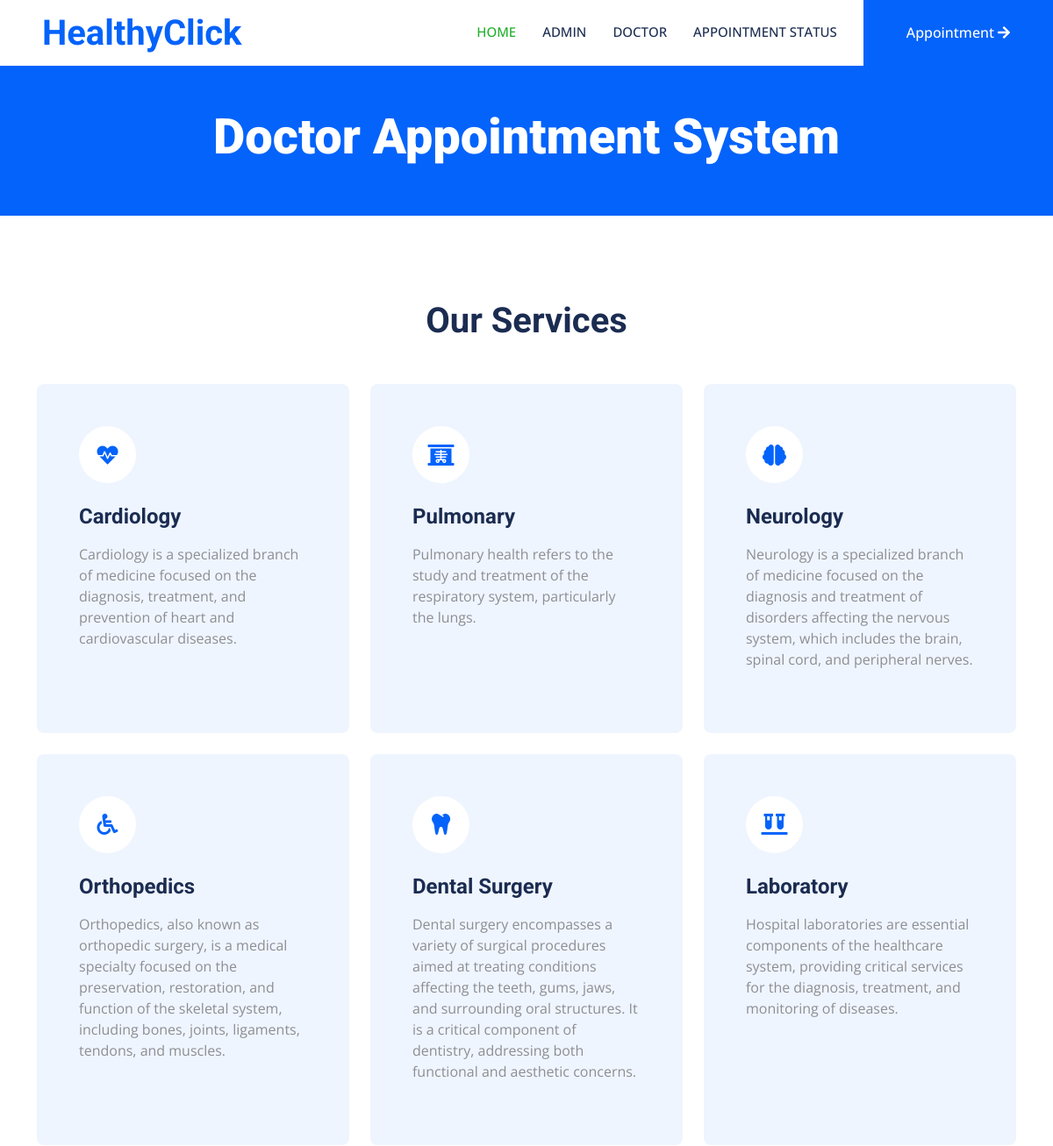
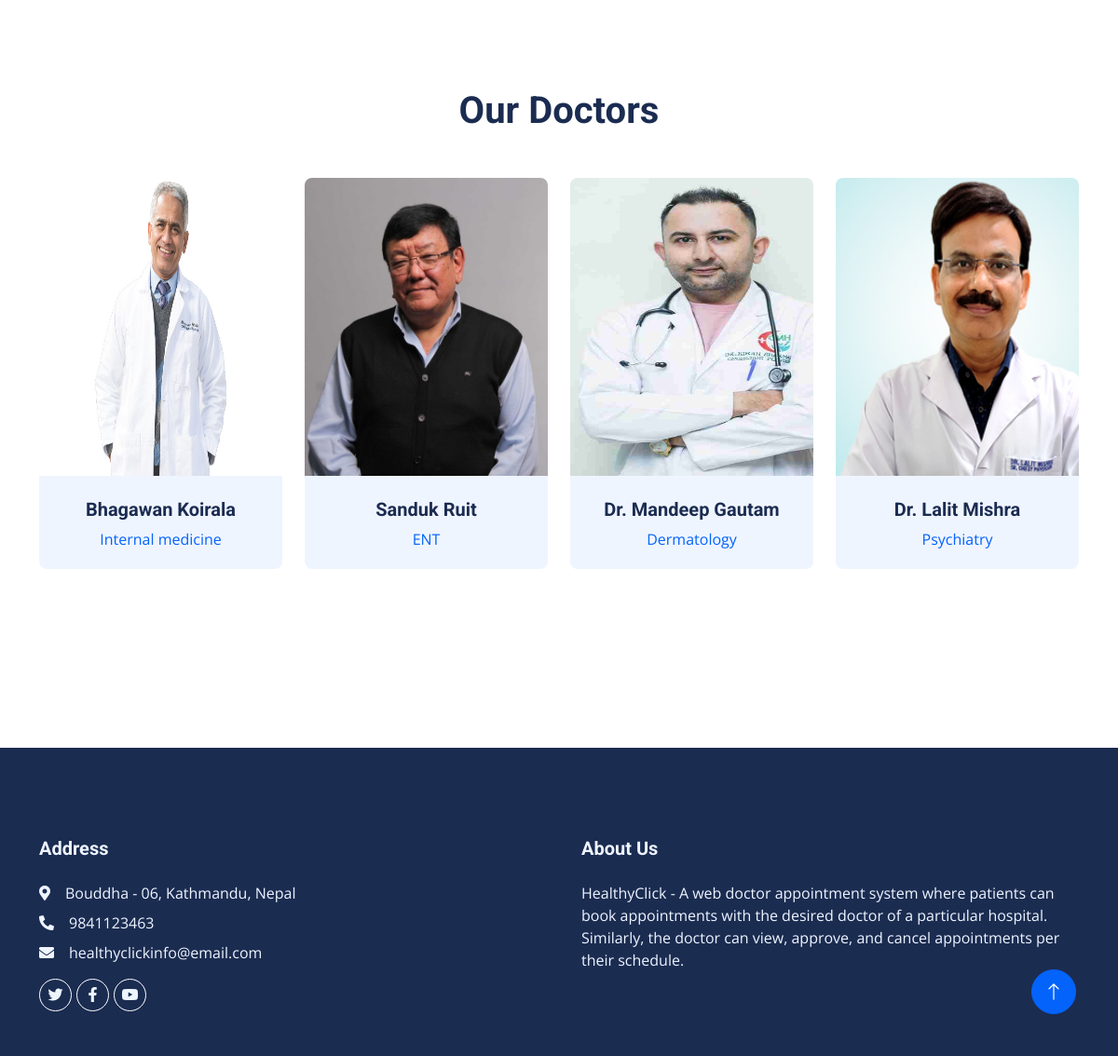
The page / on the database its author committed (2 pictures, top to bottom).
### dasapp/models.py (models this page shows, shortened)
class Page(models.Model):
    pagetitle = models.CharField(max_length=250)
    address = models.CharField(max_length=250)
    aboutus = models.TextField()
    email = models.EmailField(max_length=200)
    mobilenumber = models.IntegerField(default=0)
    created_at = models.DateTimeField(auto_now_add=True)
    updated_at = models.DateTimeField(auto_now=True)

class DoctorReg(models.Model):
    admin = models.OneToOneField(
        CustomUser, on_delete=models.CASCADE, null=True, blank=True
    )
    mobilenumber = models.CharField(max_length=11)
    specialization_id = models.ForeignKey(Specialization, on_delete=models.CASCADE)
    regdate_at = models.DateTimeField(auto_now_add=True)
    updated_at = models.DateTimeField(auto_now=True)

class CustomUser(AbstractUser):
    USER = {
        (1, "admin"),
        (2, "doc"),
    }
    user_type = models.CharField(choices=USER, max_length=50, default=1)
    profile_pic = models.ImageField(upload_to="profile_pics/", blank=True, null=True)

class Specialization(models.Model):
    sname = models.CharField(max_length=200)
    created_at = models.DateTimeField(auto_now_add=True)
    updated_at = models.DateTimeField(auto_now=True)

### docappsystem/userviews.py (the view)
# urls.py: path("", userviews.Index, name="index"),
def Index(request):
    doctorview = DoctorReg.objects.all()
    page = Page.objects.all()
    context = {
        "doctorview": doctorview,
        "page": page,
    }
    return render(request, "index.html", context)

### templates/index.html (shortened to what this page needs)
{% extends 'userbase.html' %}
{% load static %}
{% block content %}
<div class="container-fluid header bg-primary p-0 mb-5">
    <div class="row g-0 align-items-center flex-column-reverse flex-lg-row">
        <div class="col-lg-15 p-5 wow fadeIn" data-wow-delay="0.1s"> {% comment %} change text aligmnet from here {% endcomment %}
            <center><h1 class="display-4 text-white mb-8">Doctor Appointment System</h1></center>
        </div>
    </div>
</div>
                {% for i in page %}
<div class="container-xxl py-5">
    <div class="container">
        <div class="text-center mx-auto mb-5 wow fadeInUp" data-wow-delay="0.1s" style="max-width: 600px;">
            <h1>Our Services</h1>
        </div>
        <div class="row g-4">
            <div class="col-lg-4 col-md-6 wow fadeInUp" data-wow-delay="0.1s">
                <div class="service-item bg-light rounded h-100 p-5">
                    <div class="d-inline-flex align-items-center justify-content-center bg-white rounded-circle mb-4" style="width: 65px; height: 65px;">
                        <i class="fa fa-heartbeat text-primary fs-4"></i>
                    </div>
                    <h4 class="mb-3">Cardiology</h4>
                    <p class="mb-4">Cardiology is a specialized branch of medicine focused on the diagnosis, treatment,
                        and prevention of heart and cardiovascular diseases. </p>
                </div>
            </div>
            <div class="col-lg-4 col-md-6 wow fadeInUp" data-wow-delay="0.3s">
                <div class="service-item bg-light rounded h-100 p-5">
                    <div class="d-inline-flex align-items-center justify-content-center bg-white rounded-circle mb-4" style="width: 65px; height: 65px;">
                        <i class="fa fa-x-ray text-primary fs-4"></i>
                    </div>
                    <h4 class="mb-3">Pulmonary</h4>
                    <p class="mb-4">Pulmonary health refers to the study and treatment of the respiratory system, particularly the lungs.</p>
                </div>
            </div>
            <div class="col-lg-4 col-md-6 wow fadeInUp" data-wow-delay="0.5s">
                <div class="service-item bg-light rounded h-100 p-5">
                    <div class="d-inline-flex align-items-center justify-content-center bg-white rounded-circle mb-4" style="width: 65px; height: 65px;">
                        <i class="fa fa-brain text-primary fs-4"></i>
                    </div>
                    <h4 class="mb-3">Neurology</h4>
                    <p class="mb-4">Neurology is a specialized branch of medicine focused on the diagnosis and treatment of disorders affecting the nervous system, which includes the brain, spinal cord, and peripheral nerves.</p>
                </div>
            </div>
            <div class="col-lg-4 col-md-6 wow fadeInUp" data-wow-delay="0.1s">
                <div class="service-item bg-light rounded h-100 p-5">
                    <div class="d-inline-flex align-items-center justify-content-center bg-white rounded-circle mb-4" style="width: 65px; height: 65px;">
                        <i class="fa fa-wheelchair text-primary fs-4"></i>
                    </div>
                    <h4 class="mb-3">Orthopedics</h4>
                    <p class="mb-4">Orthopedics, also known as orthopedic surgery, is a medical specialty focused on the preservation, restoration, and function of the skeletal system, including bones, joints, ligaments, tendons, and muscles.</p>
                </div>
            </div>
            <div class="col-lg-4 col-md-6 wow fadeInUp" data-wow-delay="0.3s">
                <div class="service-item bg-light rounded h-100 p-5">
                    <div class="d-inline-flex align-items-center justify-content-center bg-white rounded-circle mb-4" style="width: 65px; height: 65px;">
                        <i class="fa fa-tooth text-primary fs-4"></i>
                    </div>
                    <h4 class="mb-3">Dental Surgery</h4>
                    <p class="mb-4">Dental surgery encompasses a variety of surgical procedures aimed at treating conditions affecting the teeth, gums, jaws, and surrounding oral structures.
                        It is a critical component of dentistry, addressing both functional and aesthetic concerns.</p>
                </div>
            </div>
            <div class="col-lg-4 col-md-6 wow fadeInUp" data-wow-delay="0.5s">
                <div class="service-item bg-light rounded h-100 p-5">
                    <div class="d-inline-flex align-items-center justify-content-center bg-white rounded-circle mb-4" style="width: 65px; height: 65px;">
                        <i class="fa fa-vials text-primary fs-4"></i>
                    </div>
                    <h4 class="mb-3">Laboratory</h4>
                    <p class="mb-4">Hospital laboratories are essential components of the healthcare system, providing
                        critical services for the diagnosis, treatment, and monitoring of diseases.
                    </p>
                </div>
            </div>
        </div>
    </div>
</div>
<div class="container-xxl py-5">
    <div class="container">
        <div class="text-center mx-auto mb-5 wow fadeInUp" data-wow-delay="0.1s" style="max-width: 600px;">
            <h1>Our Doctors</h1>
        </div>
        <div class="row g-4">
            {% for i in doctorview %}
            <div class="col-lg-3 col-md-6 wow fadeInUp" data-wow-delay="0.1s">
                <div class="team-item position-relative rounded overflow-hidden">
                    <div class="overflow-hidden">
                        <img src="{{i.admin.profile_pic.url}}" alt="" width="300" height="320">
                    </div>
                    <div class="team-text bg-light text-center p-4">
                        <h5>{{i.admin.first_name }} {{ i.admin.last_name}}</h5>
                        <p class="text-primary">{{i.specialization_id.sname}}</p>
                    </div>
                </div>
            </div>{% endfor %}
        </div>
    </div>
</div>
<div class="container-xxl py-5">
         {% endfor %}
    </div>
{% endblock %}

### templates/userbase.html (shortened to what this page needs)
<!DOCTYPE html>
<html lang="en">
    {% load static %}
<head>
    <link href="https://cdnjs.cloudflare.com/ajax/libs/font-awesome/5.10.0/css/all.min.css" rel="stylesheet">
    <link href="https://cdn.jsdelivr.net/npm/bootstrap-icons@1.4.1/font/bootstrap-icons.css" rel="stylesheet">
    <link href="{% static 'lib/animate/animate.min.css'%}" rel="stylesheet">
    <link href="{% static 'lib/owlcarousel/assets/owl.carousel.min.css'%}" rel="stylesheet">
    <link href="{% static 'lib/tempusdominus/css/tempusdominus-bootstrap-4.min.css'%}" rel="stylesheet" />
    <link href="{% static 'css/bootstrap.min.css'%}" rel="stylesheet">
    <link href="{% static 'css/style.css'%}" rel="stylesheet">
</head>
<body>
{% include 'userincludes/header.html' %}
{% block content %}
{% endblock %}
    {% include 'userincludes/footer.html' %}
</body>
</html>

### templates/userincludes/header.html (shortened to what this page needs)
{% load static %}
    <nav class="navbar navbar-expand-lg bg-white navbar-light sticky-top p-0 wow fadeIn" data-wow-delay="0.1s">
        <a href="{% url 'index' %}" class="navbar-brand d-flex align-items-center px-4 px-lg-5">
            <h1 class="m-0 text-primary">HealthyClick</h1>
        </a>
        <div class="collapse navbar-collapse" id="navbarCollapse">
            <div class="navbar-nav ms-auto p-4 p-lg-0">
                <a href="{% url 'index' %}" class="nav-item nav-link active">Home</a>
                <a href="{% url 'login' %}" class="nav-item nav-link">Admin</a>
                <a href="{% url 'login' %}" class="nav-item nav-link">Doctor</a>
                <a href="{% url 'user_search_appointment' %}" class="nav-item nav-link"> Appointment Status</a>
            <a href="{% url 'appointment' %}" class="btn btn-primary rounded-0 py-4 px-lg-5 d-none d-lg-block">Appointment<i class="fa fa-arrow-right ms-1"></i></a>
        </div>
        </div>
    </nav>

### templates/userincludes/footer.html
{% load static %}
<div class="container-fluid bg-dark text-light footer mt-5 pt-5 wow fadeIn" data-wow-delay="0.1s">
    <div class="container py-5">
        <div class="row g-5">
            <div class="col-lg-6 col-md-6">
                <h5 class="text-light mb-4">Address</h5>
                {% for i in page %}
                <p class="mb-2"><i class="fa fa-map-marker-alt me-3"></i>{{i.address}}</p>
                <p class="mb-2"><i class="fa fa-phone-alt me-3"></i>{{i.mobilenumber}}</p>
                <p class="mb-2"><i class="fa fa-envelope me-3"></i>{{i.email}}</p>{% endfor %}
                <div class="d-flex pt-2">
                    <a class="btn btn-outline-light btn-social rounded-circle" href=""><i class="fab fa-twitter"></i></a>
                    <a class="btn btn-outline-light btn-social rounded-circle" href=""><i class="fab fa-facebook-f"></i></a>
                    <a class="btn btn-outline-light btn-social rounded-circle" href=""><i class="fab fa-youtube"></i></a>
                </div>
            </div>
            <div class="col-lg-6 col-md-6">
                <h5 class="text-light mb-4">About Us</h5>
                {% for i in page %}
                {{ i.aboutus }}{% endfor %}
            </div>
        </div>
    </div>
</div>
<a href="#" class="btn btn-lg btn-primary btn-lg-square rounded-circle back-to-top"><i class="bi bi-arrow-up"></i></a>

### static/css/style.css (style rules this page uses)
:root { --primary: #21af2b; --light: #EFF5FF; --dark: #1B2C51; }
.back-to-top { position: fixed; display: none; right: 45px; bottom: 45px; z-index: 99; }
.btn { font-weight: 500; transition: .5s; }
.btn.btn-primary, .btn.btn-secondary { color: #FFFFFF; }
.btn-lg-square { width: 48px; height: 48px; }
.btn-square, .btn-sm-square, .btn-lg-square { padding: 0; display: flex; align-items: center; justify-content: center; font-weight: normal; }
.navbar .navbar-nav .nav-link { margin-right: 30px; padding: 25px 0; color: #FFFFFF; font-size: 15px; font-weight: 500; text-transform: uppercase; outline: none; }
.navbar .navbar-nav .nav-link:hover, .navbar .navbar-nav .nav-link.active { color: var(--primary); }
.navbar .navbar-brand, .navbar a.btn { height: 75px; }
.navbar .navbar-nav .nav-link { color: var(--dark); font-weight: 500; }
.navbar.sticky-top { top: -100px; transition: .5s; }
.service-item { transition: .5s; }
.team-item img { position: relative; top: 0; transition: .5s; }
.team-item .team-text { position: relative; height: 100px; transition: .5s; }
.footer .btn.btn-social { margin-right: 5px; width: 35px; height: 35px; display: flex; align-items: center; justify-content: center; color: var(--light); border: 1px solid #FFFFFF; transition: .3s; }

### rows shown on the page
Page: address "Bouddha - 06, Kathmandu, Nepal", mobilenumber "9841123463", email "healthyclickinfo@email.com", aboutus "HealthyClick - A web doctor appointment system where patients can book appointments with the desired doctor of a particular hospital. Similarly, the doctor can view, approve, and cancel appointments per their schedule."
DoctorReg: admin.profile_pic (picture), admin.first_name "Bhagawan", admin.last_name "Koirala", specialization_id.sname "Internal medicine"
DoctorReg: admin.profile_pic (picture), admin.first_name "Sanduk", admin.last_name "Ruit", specialization_id.sname "ENT"
DoctorReg: admin.profile_pic (picture), admin.first_name "Dr. Mandeep", admin.last_name "Gautam", specialization_id.sname "Dermatology"
DoctorReg: admin.profile_pic (picture), admin.first_name "Dr. Lalit", admin.last_name "Mishra", specialization_id.sname "Psychiatry"
